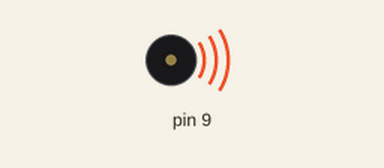
The sketch below on a simulated Arduino Uno, built with avr-gcc and run on an emulated ATmega328P. Shown: buzzer (waves = sounding).

Above: at 0.2 s.
At 3.7 s:
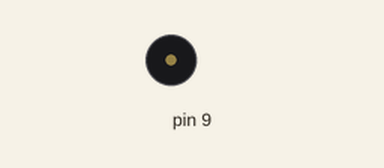
Timing chart, 0 to 14.3 s (numbered marks = the images above):
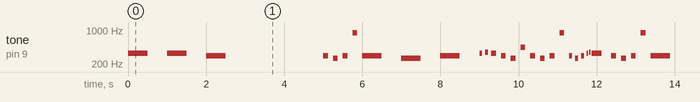

Measured:
- by itself, tone on pin 9: plays 330 Hz for 0.50 s, 330 Hz for 0.50 s, 294 Hz for 0.50 s, 294 Hz for 0.13 s, 262 Hz for 0.13 s, 294 Hz for 0.13 s … (270 notes in this stretch)

The sketch:

gameTheorytheme.ino
```cpp
// Song: Seishun complex
// Opening songs to Bocchi the Rock
// 1/10/24 - 1/10/24

#include <toneAC.h>

//these variables identify the frequency of each note in a c major scale
int b3 = 247, a3 = 220, g3 = 196, f3 = 175, e3 = 165, d3 = 147, c3 = 131 ;
int c4 = 262, d4 = 294, e4 = 330, f4 = 349;
int g4 = 392, a4 = 440, b4 = 494;
int a5 = 880, b5 = 988, c5 = 523, d5 = 587 ;
int rest = 0;

//array to hold the notes we want the buzzer to play
//notice that the array type is int, because each variable is holding an integer
int melody1[] = {e4, e4, d4, rest, d4, c4, d4, a5, d4, c4, d4, e4, f4, e4, d4, c4, a4, d4, c4, d4, a5, d4, c4, d4, e4, f4, e4,
d4, c4, d4, a5, d4, c4, d4, e4, f4, e4, d4, c4, a4, d4, c4, d4, a5, d4, c4};
int delay1[] = {500, 500, 500, 1000, 125, 125, 125, 125, 500, 500, 500, 75, 75, 125, 125, 125, 125, 125, 125, 125, 125, 75, 75, 75, 32, 32, 250,
125, 125, 125, 125, 500, 500, 500, 75, 75, 125, 125, 125, 125, 125, 125, 125, 125, 75, 75, 75, 32, 32, 250};

void setup() {}

void loop() {
  for(int i = 0; i < 46; i++){  //length 46
    playNote(melody1[i], delay1[i], delay1[i]);
  }
  delay(3000);                  //delay before the song restarts
}

void playNote(int frequency, int delay1, int delay2){
  toneAC(frequency, 3);  //turns the buzzer on at 500hz
  delay(delay1);
  noToneAC();      //stops the buzzer
  delay(delay2);
}
```
